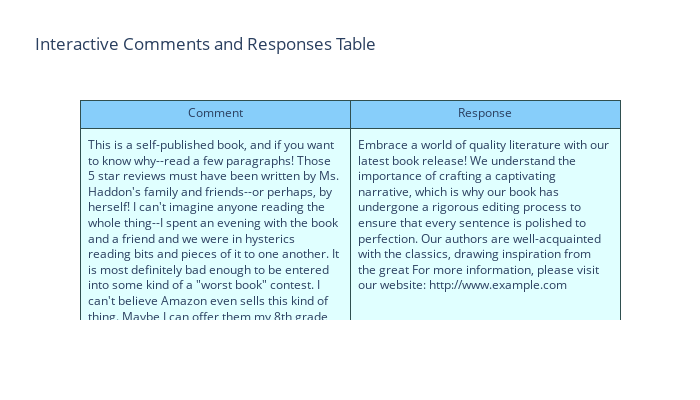

The cell this chart's notebook holds for it:
### Code cell
import plotly.graph_objects as go
fig = go.Figure(data=[go.Table(
    header=dict(values=['Comment', 'Response'],
                line_color='darkslategray',
                fill_color='lightskyblue',
                align='center'),
    cells=dict(values=[sub_df['content'], responses],
               line_color='darkslategray',
               fill_color='lightcyan',
               align='left',
               font_size=12,
               height=30))
])


fig.update_layout(width=700, height=400, title_text="Interactive Comments and Responses Table")
fig.show()
